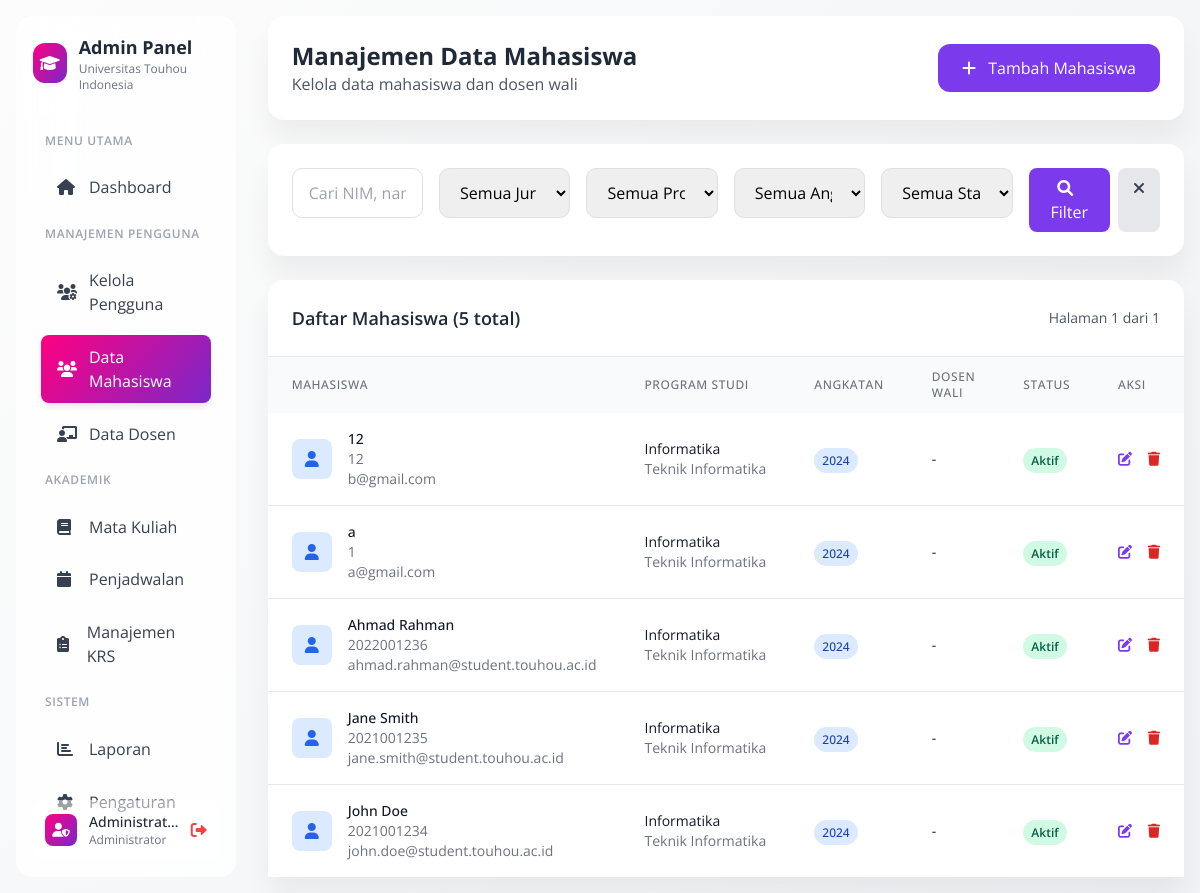
Screenshot of /sistem-krs/admin-mahasiswa.php (signed in) with the database file from the repository.
### tables this page shows
CREATE TABLE `mahasiswa` (
  `id_mahasiswa` int(11) NOT NULL,
  `nim` varchar(20) NOT NULL,
  `nama` varchar(100) NOT NULL,
  `tanggal_lahir` date DEFAULT NULL,
  `jenis_kelamin` enum('L','P') DEFAULT NULL,
  `alamat` varchar(255) DEFAULT NULL,
  `nomor_telepon` varchar(15) DEFAULT NULL,
  `email` varchar(100) NOT NULL,
  `foto` varchar(255) DEFAULT NULL,
  `password` varchar(255) NOT NULL,
  `created_at` timestamp NOT NULL DEFAULT current_timestamp(),
  `jurusan` varchar(100) DEFAULT NULL,
  `program_studi` varchar(100) DEFAULT NULL,
  `angkatan` year(4) DEFAULT NULL,
  `semester_aktif` int(11) DEFAULT 1,
  `kelompok_ukt` int(11) DEFAULT 1,
  `dosen_wali` int(11) DEFAULT NULL,
  `status` enum('aktif','nonaktif','cuti','lulus') DEFAULT 'aktif'
);

### sistem-krs/admin-mahasiswa.php (the view, shortened to what this page needs)
<?php
$database = new Database();
$conn = $database->getConnection();
$search = $_GET['search'] ?? '';
$page = $_GET['page'] ?? 1;
$limit = 15;
$offset = ($page - 1) * $limit;
$where_conditions = [];
$where_clause = !empty($where_conditions) ? 'WHERE ' . implode(' AND ', $where_conditions) : '';
$count_query = "SELECT COUNT(*) FROM mahasiswa m $where_clause";
$count_stmt = $conn->prepare($count_query);
$count_stmt->execute();
$total_records = $count_stmt->fetchColumn();
$total_pages = ceil($total_records / $limit);
$query = "SELECT m.*, d.nama_dosen as nama_dosen_wali
          FROM mahasiswa m
          LEFT JOIN dosen d ON m.dosen_wali = d.id_dosen
          $where_clause
          ORDER BY m.nama
          LIMIT :limit OFFSET :offset";
$stmt = $conn->prepare($query);
$stmt->bindValue(':limit', $limit, PDO::PARAM_INT);
$stmt->bindValue(':offset', $offset, PDO::PARAM_INT);
$stmt->execute();
$mahasiswa_list = $stmt->fetchAll(PDO::FETCH_ASSOC);
?>
<!DOCTYPE html>
<html lang="id">
<head>
    <link href="https://cdn.jsdelivr.net/npm/tailwindcss@2.2.19/dist/tailwind.min.css" rel="stylesheet">
    <link href="https://cdnjs.cloudflare.com/ajax/libs/font-awesome/6.0.0/css/all.min.css" rel="stylesheet">
</head>
<body class="bg-gray-50">
    <div class="flex min-h-screen">
        <div class="w-64 p-4">
            <div class="sidebar-soft h-full p-4">
                <div class="flex items-center gap-3 mb-8">
                    <div class="w-10 h-10 bg-gradient-primary rounded-xl flex items-center justify-center">
                        <i class="fas fa-graduation-cap text-white"></i>
                    </div>
                    <div>
                        <h2 class="text-lg font-bold text-gray-800">Admin Panel</h2>
                        <p class="text-xs text-gray-500">Universitas Touhou Indonesia</p>
                    </div>
                </div>
                <nav class="space-y-2">
                    <div class="px-3 py-2">
                        <p class="text-xs font-semibold text-gray-400 uppercase tracking-wider">Menu Utama</p>
                    </div>
                    <a href="dashboard.php" class="nav-link-soft flex items-center text-gray-700 hover:text-gray-900">
                        <i class="fas fa-home w-5 mr-3"></i>
                        <span>Dashboard</span>
                    </a>
                    <div class="px-3 py-2 mt-6">
                        <p class="text-xs font-semibold text-gray-400 uppercase tracking-wider">Manajemen Pengguna</p>
                    </div>
                    <a href="admin-users.php" class="nav-link-soft flex items-center text-gray-700 hover:text-gray-900">
                        <i class="fas fa-users-cog w-5 mr-3"></i>
                        <span>Kelola Pengguna</span>
                    </a>
                    <a href="admin-mahasiswa.php" class="nav-link-soft active flex items-center text-white">
                        <i class="fas fa-users w-5 mr-3"></i>
                        <span>Data Mahasiswa</span>
                    </a>
                    <a href="admin-dosen.php" class="nav-link-soft flex items-center text-gray-700 hover:text-gray-900">
                        <i class="fas fa-chalkboard-teacher w-5 mr-3"></i>
                        <span>Data Dosen</span>
                    </a>
                    <div class="px-3 py-2 mt-6">
                        <p class="text-xs font-semibold text-gray-400 uppercase tracking-wider">Akademik</p>
                    </div>
                    <a href="admin-matakuliah.php"
                        class="nav-link-soft flex items-center text-gray-700 hover:text-gray-900">
                        <i class="fas fa-book w-5 mr-3"></i>
                        <span>Mata Kuliah</span>
                    </a>
                    <a href="admin-jadwal.php"
                        class="nav-link-soft flex items-center text-gray-700 hover:text-gray-900">
                        <i class="fas fa-calendar w-5 mr-3"></i>
                        <span>Penjadwalan</span>
                    </a>
                    <a href="admin-krs.php" class="nav-link-soft flex items-center text-gray-700 hover:text-gray-900">
                        <i class="fas fa-clipboard-list w-5 mr-3"></i>
                        <span>Manajemen KRS</span>
                    </a>
                    <div class="px-3 py-2 mt-6">
                        <p class="text-xs font-semibold text-gray-400 uppercase tracking-wider">Sistem</p>
                    </div>
                    <a href="admin-laporan.php"
                        class="nav-link-soft flex items-center text-gray-700 hover:text-gray-900">
                        <i class="fas fa-chart-bar w-5 mr-3"></i>
                        <span>Laporan</span>
                    </a>
                    <a href="admin-settings.php"
                        class="nav-link-soft flex items-center text-gray-700 hover:text-gray-900">
                        <i class="fas fa-cog w-5 mr-3"></i>
                        <span>Pengaturan</span>
                    </a>
                </nav>
                <div class="absolute bottom-4 left-4 right-4">
                    <div class="bg-white bg-opacity-50 rounded-xl p-3">
                        <div class="flex items-center gap-3">
                            <div class="w-8 h-8 bg-gradient-primary rounded-lg flex items-center justify-center">
                                <i class="fas fa-user-shield text-white text-sm"></i>
                            </div>
                            <div class="flex-1 min-w-0">
                                <p class="text-sm font-medium text-gray-800 truncate"><?php echo $_SESSION['nama']; ?>
                                </p>
                                <p class="text-xs text-gray-500">Administrator</p>
                            </div>
                            <a href="logout.php" class="text-red-500 hover:text-red-700">
                                <i class="fas fa-sign-out-alt"></i>
                            </a>
                        </div>
                    </div>
                </div>
            </div>
        </div>
        <div class="flex-1 p-4">
            <div class="card mb-6">
                <div class="p-6">
                    <div class="flex items-center justify-between">
                        <div>
                            <h1 class="text-2xl font-bold text-gray-800">Manajemen Data Mahasiswa</h1>
                            <p class="text-gray-600">Kelola data mahasiswa dan dosen wali</p>
                        </div>
                        <button onclick="openAddModal()"
                            class="bg-purple-600 text-white px-6 py-3 rounded-xl hover:bg-purple-700 transition-colors">
                            <i class="fas fa-plus mr-2"></i>
                            Tambah Mahasiswa
                        </button>
                    </div>
                </div>
            </div>
            <div class="card mb-6">
                <div class="p-6">
                    <form method="GET" class="grid grid-cols-1 md:grid-cols-6 gap-4">
                        <div>
                            <input type="text" name="search" placeholder="Cari NIM, nama, email..."
                                value="<?php echo htmlspecialchars($search); ?>" class="form-input w-full">
                        </div>
                        <div>
                            <select name="jurusan" class="form-input w-full">
                                <option value="">Semua Jurusan</option>
                            </select>
                        </div>
                        <div>
                            <select name="program_studi" class="form-input w-full">
                                <option value="">Semua Program Studi</option>
                            </select>
                        </div>
                        <div>
                            <select name="angkatan" class="form-input w-full">
                                <option value="">Semua Angkatan</option>
                            </select>
                        </div>
                        <div>
                            <select name="status" class="form-input w-full">
                                <option value="">Semua Status</option>
                            </select>
                        </div>
                        <div class="flex gap-2">
                            <button type="submit"
                                class="bg-purple-600 text-white px-4 py-2 rounded-lg hover:bg-purple-700 flex-1">
                                <i class="fas fa-search mr-2"></i>Filter
                            </button>
                            <a href="admin-mahasiswa.php"
                                class="px-4 py-2 bg-gray-200 text-gray-700 rounded-lg hover:bg-gray-300">
                                <i class="fas fa-times"></i>
                            </a>
                        </div>
                    </form>
                </div>
            </div>
            <div class="card">
                <div class="p-6 border-b">
                    <div class="flex justify-between items-center">
                        <h3 class="text-lg font-semibold text-gray-800">
                            Daftar Mahasiswa (<?php echo $total_records; ?> total)
                        </h3>
                        <div class="text-sm text-gray-600">
                            Halaman <?php echo $page; ?> dari <?php echo $total_pages; ?>
                        </div>
                    </div>
                </div>
                <div class="overflow-x-auto">
                    <table class="w-full">
                        <thead class="bg-gray-50">
                            <tr>
                                <th
                                    class="px-6 py-3 text-left text-xs font-medium text-gray-500 uppercase tracking-wider">
                                    Mahasiswa</th>
                                <th
                                    class="px-6 py-3 text-left text-xs font-medium text-gray-500 uppercase tracking-wider">
                                    Program Studi</th>
                                <th
                                    class="px-6 py-3 text-left text-xs font-medium text-gray-500 uppercase tracking-wider">
                                    Angkatan</th>
                                <th
                                    class="px-6 py-3 text-left text-xs font-medium text-gray-500 uppercase tracking-wider">
                                    Dosen Wali</th>
                                <th
                                    class="px-6 py-3 text-left text-xs font-medium text-gray-500 uppercase tracking-wider">
                                    Status</th>
                                <th
                                    class="px-6 py-3 text-left text-xs font-medium text-gray-500 uppercase tracking-wider">
                                    Aksi</th>
                            </tr>
                        </thead>
                        <tbody class="bg-white divide-y divide-gray-200">
                            <?php foreach ($mahasiswa_list as $mhs): ?>
                            <tr class="hover:bg-gray-50">
                                <td class="px-6 py-4 whitespace-nowrap">
                                    <div class="flex items-center">
                                        <div class="w-10 h-10 bg-blue-100 rounded-lg flex items-center justify-center">
                                            <i class="fas fa-user text-blue-600"></i>
                                        </div>
                                        <div class="ml-4">
                                            <div class="text-sm font-medium text-gray-900"><?php echo $mhs['nama']; ?>
                                            </div>
                                            <div class="text-sm text-gray-500"><?php echo $mhs['nim']; ?></div>
                                            <div class="text-sm text-gray-500"><?php echo $mhs['email']; ?></div>
                                        </div>
                                    </div>
                                </td>
                                <td class="px-6 py-4 whitespace-nowrap">
                                    <div class="text-sm text-gray-900"><?php echo $mhs['program_studi']; ?></div>
                                    <div class="text-sm text-gray-500"><?php echo $mhs['jurusan']; ?></div>
                                </td>
                                <td class="px-6 py-4 whitespace-nowrap">
                                    <span class="px-2 py-1 bg-blue-100 text-blue-800 rounded-full text-xs font-medium">
                                        <?php echo $mhs['angkatan']; ?>
                                    </span>
                                </td>
                                <td class="px-6 py-4 whitespace-nowrap text-sm text-gray-900">
                                    <?php echo $mhs['nama_dosen_wali'] ?: '-'; ?>
                                </td>
                                <td class="px-6 py-4 whitespace-nowrap">
                                    <span class="px-2 py-1 text-xs font-semibold rounded-full
                                        <?php
                                        switch($mhs['status']) {
                                            case 'aktif': echo 'bg-green-100 text-green-800'; break;
                                        }
                                        ?>">
                                        <?php echo ucfirst($mhs['status']); ?>
                                    </span>
                                </td>
                                <td class="px-6 py-4 whitespace-nowrap text-sm font-medium">
                                    <button onclick="editMahasiswa(<?php echo htmlspecialchars(json_encode($mhs)); ?>)"
                                        class="text-purple-600 hover:text-purple-900 mr-3">
                                        <i class="fas fa-edit"></i>
                                    </button>
                                    <button
                                        onclick="deleteMahasiswa(<?php echo $mhs['id_mahasiswa']; ?>, '<?php echo $mhs['nama']; ?>')"
                                        class="text-red-600 hover:text-red-900">
                                        <i class="fas fa-trash"></i>
                                    </button>
                                </td>
                            </tr>
                            <?php endforeach; ?>
                        </tbody>
                    </table>
                </div>
            </div>
        </div>
    </div>
</body>
</html>

### sistem-krs/admin-mahasiswa.php (style rules this page uses)
body { background: linear-gradient(310deg, #f0f2f5 0%, #fcfcfc 100%); font-family: 'Open Sans', sans-serif; }
.sidebar-soft { background: rgba(255, 255, 255, 0.8); backdrop-filter: blur(42px); border-radius: 1rem; border: 1px solid rgba(255, 255, 255, 0.05); }
.nav-link-soft { border-radius: 0.5rem; margin: 0.125rem 0.5rem; padding: 0.65rem 1rem; transition: all 0.15s ease-in; }
.nav-link-soft.active { background: linear-gradient(310deg, #7928ca 0%, #ff0080 100%); color: white; box-shadow: 0 4px 7px -1px rgba(0, 0, 0, 0.11); }
.card { background: #fff; border-radius: 1rem; box-shadow: 0 20px 27px 0 rgba(0, 0, 0, 0.05); border: 0; }
.bg-gradient-primary { background: linear-gradient(310deg, #7928ca 0%, #ff0080 100%); }
.form-input { border: 1px solid #e0e0e0; border-radius: 10px; padding: 12px 16px; transition: all 0.3s ease; }

### rows the page displays
mahasiswa: nama "12", nim "12", email "b@gmail.com", program_studi "Informatika", jurusan "Teknik Informatika", angkatan "2024", nama_dosen_wali "-", status "Aktif"
mahasiswa: nama "a", nim "1", email "a@gmail.com", program_studi "Informatika", jurusan "Teknik Informatika", angkatan "2024", nama_dosen_wali "-", status "Aktif"
mahasiswa: nama "Ahmad Rahman", nim "2022001236", email "ahmad.rahman@student.touhou.ac.id", program_studi "Informatika", jurusan "Teknik Informatika", angkatan "2024", nama_dosen_wali "-", status "Aktif"
mahasiswa: nama "Jane Smith", nim "2021001235", email "jane.smith@student.touhou.ac.id", program_studi "Informatika", jurusan "Teknik Informatika", angkatan "2024", nama_dosen_wali "-", status "Aktif"
mahasiswa: nama "John Doe", nim "2021001234", email "john.doe@student.touhou.ac.id", program_studi "Informatika", jurusan "Teknik Informatika", angkatan "2024", nama_dosen_wali "-", status "Aktif"

### other values shown
$_SESSION['nama'] "Administrat…"
$total_records "5"
$page "1"
$total_pages "1"
